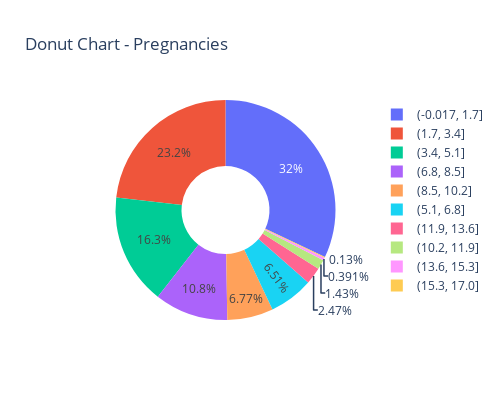
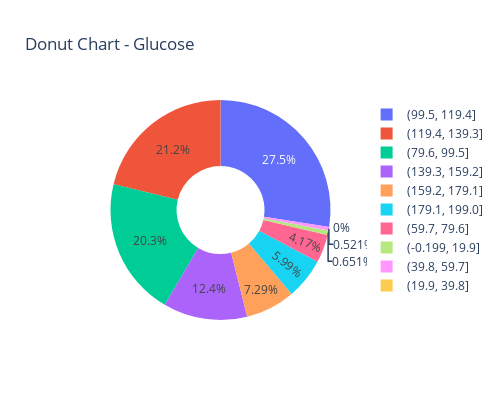
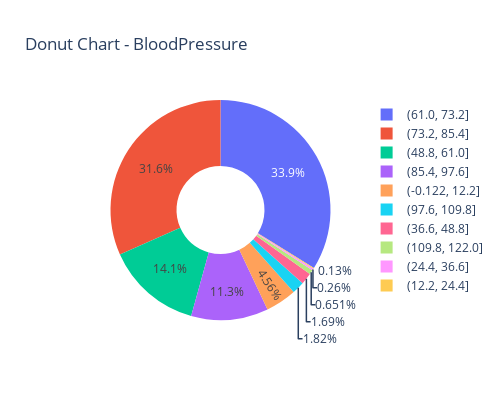
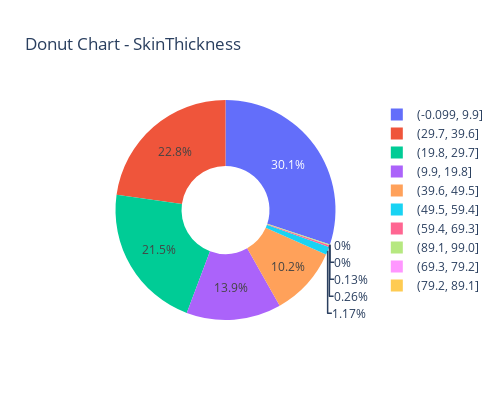

These figures' notebook cell, in order:
### Code cell
import pandas as pd
import plotly.graph_objects as go
 

df = pd.read_csv('diabetes.csv')
 

for col in df.columns:
    if df[col].nunique() > 10:
        
        binned_col = pd.cut(df[col], bins=10)
        value_counts = binned_col.value_counts().sort_index()
        labels = [str(interval) for interval in value_counts.index]
    else:
        value_counts = df[col].value_counts().sort_index()
        labels = value_counts.index.astype(str)
 
    values = value_counts.values
    fig = go.Figure(data=[go.Pie(labels=labels, values=values, hole=0.4)])
    fig.update_layout(title=f"Donut Chart - {col}", width=500, height=400)
    fig.show()

### Figure 1 — Plotly figure (JSON) as saved in the notebook; plotly's stock layout.template omitted (floating-point values rounded to 4 significant figures)
{"data": [{"hole": 0.4, "labels": ["(-0.017, 1.7]", "(1.7, 3.4]", "(3.4, 5.1]", "(5.1, 6.8]", "(6.8, 8.5]", "(8.5, 10.2]", "(10.2, 11.9]", "(11.9, 13.6]", "(13.6, 15.3]", "(15.3, 17.0]"], "type": "pie", "values": [246, 178, 125, 50, 83, 52, 11, 19, 3, 1]}], "layout": {"height": 400, "title": {"text": "Donut Chart - Pregnancies"}, "width": 500}}

### Figure 2 — Plotly figure (JSON) as saved in the notebook; plotly's stock layout.template omitted (floating-point values rounded to 4 significant figures)
{"data": [{"hole": 0.4, "labels": ["(-0.199, 19.9]", "(19.9, 39.8]", "(39.8, 59.7]", "(59.7, 79.6]", "(79.6, 99.5]", "(99.5, 119.4]", "(119.4, 139.3]", "(139.3, 159.2]", "(159.2, 179.1]", "(179.1, 199.0]"], "type": "pie", "values": [5, 0, 4, 32, 156, 211, 163, 95, 56, 46]}], "layout": {"height": 400, "title": {"text": "Donut Chart - Glucose"}, "width": 500}}

### Figure 3 — Plotly figure (JSON) as saved in the notebook; plotly's stock layout.template omitted (floating-point values rounded to 4 significant figures)
{"data": [{"hole": 0.4, "labels": ["(-0.122, 12.2]", "(12.2, 24.4]", "(24.4, 36.6]", "(36.6, 48.8]", "(48.8, 61.0]", "(61.0, 73.2]", "(73.2, 85.4]", "(85.4, 97.6]", "(97.6, 109.8]", "(109.8, 122.0]"], "type": "pie", "values": [35, 1, 2, 13, 108, 260, 243, 87, 14, 5]}], "layout": {"height": 400, "title": {"text": "Donut Chart - BloodPressure"}, "width": 500}}

### Figure 4 — Plotly figure (JSON) as saved in the notebook; plotly's stock layout.template omitted (floating-point values rounded to 4 significant figures)
{"data": [{"hole": 0.4, "labels": ["(-0.099, 9.9]", "(9.9, 19.8]", "(19.8, 29.7]", "(29.7, 39.6]", "(39.6, 49.5]", "(49.5, 59.4]", "(59.4, 69.3]", "(69.3, 79.2]", "(79.2, 89.1]", "(89.1, 99.0]"], "type": "pie", "values": [231, 107, 165, 175, 78, 9, 2, 0, 0, 1]}], "layout": {"height": 400, "title": {"text": "Donut Chart - SkinThickness"}, "width": 500}}
